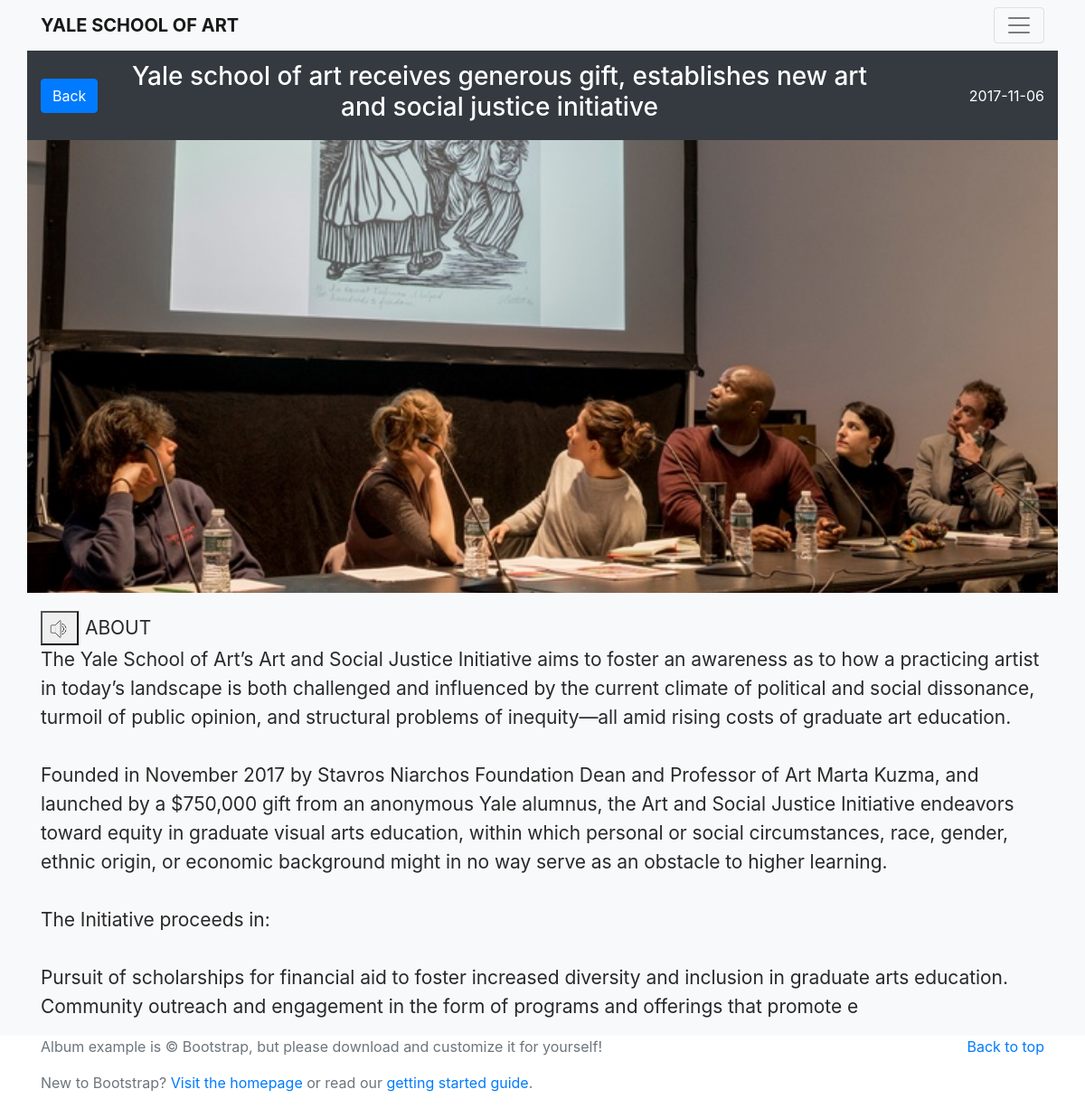
Page /topic.php?id=1 on the committed database.
### tables this page shows
CREATE TABLE `news` (
  `id` int(5) NOT NULL,
  `title` varchar(128) NOT NULL,
  `image` varchar(64) NOT NULL,
  `imgPosition` text NOT NULL DEFAULT '\'center\'',
  `content` text NOT NULL,
  `date` date NOT NULL
);

### topic.php (the view, shortened to what this page needs)
<!doctype html>
<html lang="en">
<head>
    <link href="./css/bootstrap.min.css" rel="stylesheet">
    <link href="./css/styles.css" rel="stylesheet">
</head>
<body>
<header>
    <div class="navbar navbar-light bg-light box-shadow">
        <div class="container d-flex justify-content-between">
            <a href="index.php" onclick="stop()" class="navbar-brand d-flex align-items-center">
                <strong>YALE SCHOOL OF ART</strong>
            </a>
            <button class="navbar-toggler" type="button" data-toggle="collapse" data-target="#navbarHeader" aria-controls="navbarHeader" aria-expanded="false" aria-label="Toggle navigation">
                <span class="navbar-toggler-icon"></span>
            </button>
        </div>
    </div>
</header>
<main role="main">
    <div class="bg-light">
    <div class="container">
<?php
$id = $_GET['id'];
$servername = "localhost";
$username = "root";
$password = "";
$dbname = "database";
$conn = new mysqli($servername, $username, $password, $dbname);
$sql = "SELECT title, image, imgPosition, date, content FROM news WHERE id=$id";
$result = $conn->query($sql);
$news = array();
if ($result->num_rows > 0) {
    while($row = $result->fetch_assoc()) {
        $news[] = $row;
    }
} else {
    echo "0 results";
}
$item = $news[0];
$content = $item['content'];
$position =$item['imgPosition'];
echo "
<div class='row'>
<div class='col-12' style='height: 600px; padding-left:0; padding-right:0;background-position: $position; background-image: url(images/$item[image]);background-size: cover;background-repeat: no-repeat; color: white'><div class='col-12 bg-dark'><div class='row'><div class='col-1' style='margin: auto'><a href='index.php' onclick='stop()' class='btn btn-primary'>Back</a></div><h3 class='col-9' style='padding: 0.75rem;text-align: center;'>$item[title]</h3><div class='col-2' style='margin: auto;'><p style='text-align: right; margin: 0'>$item[date]</p></div></div> </div></div>
<p class='col-12' id='article' style='padding-top:20px;color: rgb(41, 41, 41); font-size: 21px;; letter-spacing: -0.003em;line-height: 32px;font-weight: 400;'> <button style='margin-right: 7px;' onclick='speak()'><img style='width: 26px;' src='./images/noise.png'></button>";echo nl2br($content); echo "</p>
</div>
";
$conn->close(); ?>
    </div>
    </div>
</main>
<footer class="text-muted">
    <div class="container">
        <p class="float-right">
            <a href="#">Back to top</a>
        </p>
        <p>Album example is &copy; Bootstrap, but please download and customize it for yourself!</p>
        <p>New to Bootstrap? <a href="../../..">Visit the homepage</a> or read our <a href="../../getting-started/">getting started guide</a>.</p>
    </div>
</footer>
</body>
</html>

### rows in the picture
news: image (picture), title "Yale school of art receives generous gift, establishes new art and social justice initiative", date "2017-11-06", content "ABOUT The Yale School of Art’s Art and Social Justice Initiative aims to foster an awareness as to how a practicing artist in today’s landscape is both challenged and influenced by the current climate of political and social dissonance, turmoil of public opinion, and structural problems of inequity—all amid rising costs of graduate art education. Founded in November 2017 by Stavros Niarchos Foundation Dean and Professor of Art Marta Kuzma, and launched by a $750,000 gift from an anonymous Yale alumnus, the Art and Social Justice Initiative endeavors toward equity in graduate visual arts education, within which personal or social circumstances, race, gender, ethnic origin, or economic…"
